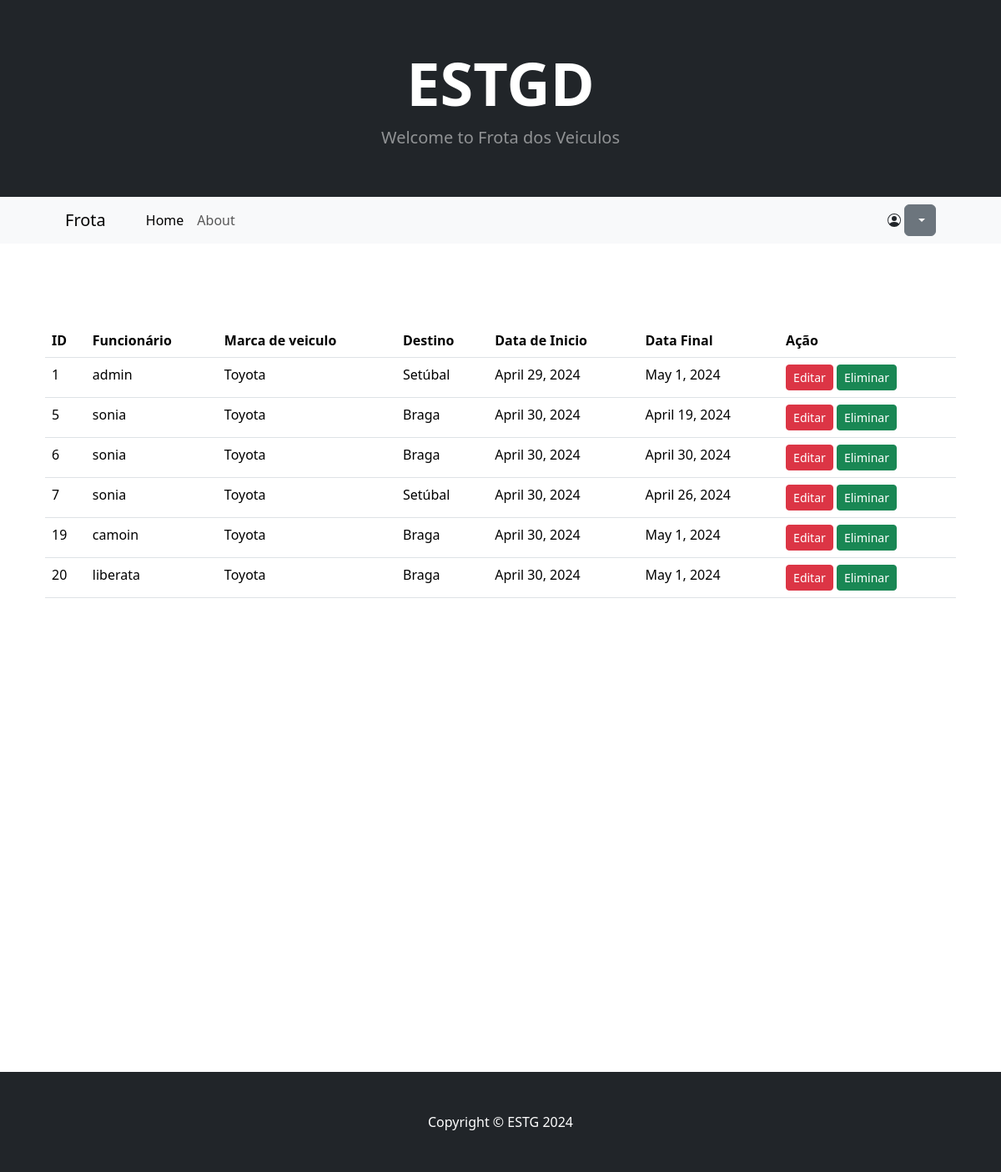
/frota/pedidorejeitadoList/, run on an earlier commit of the app's database.
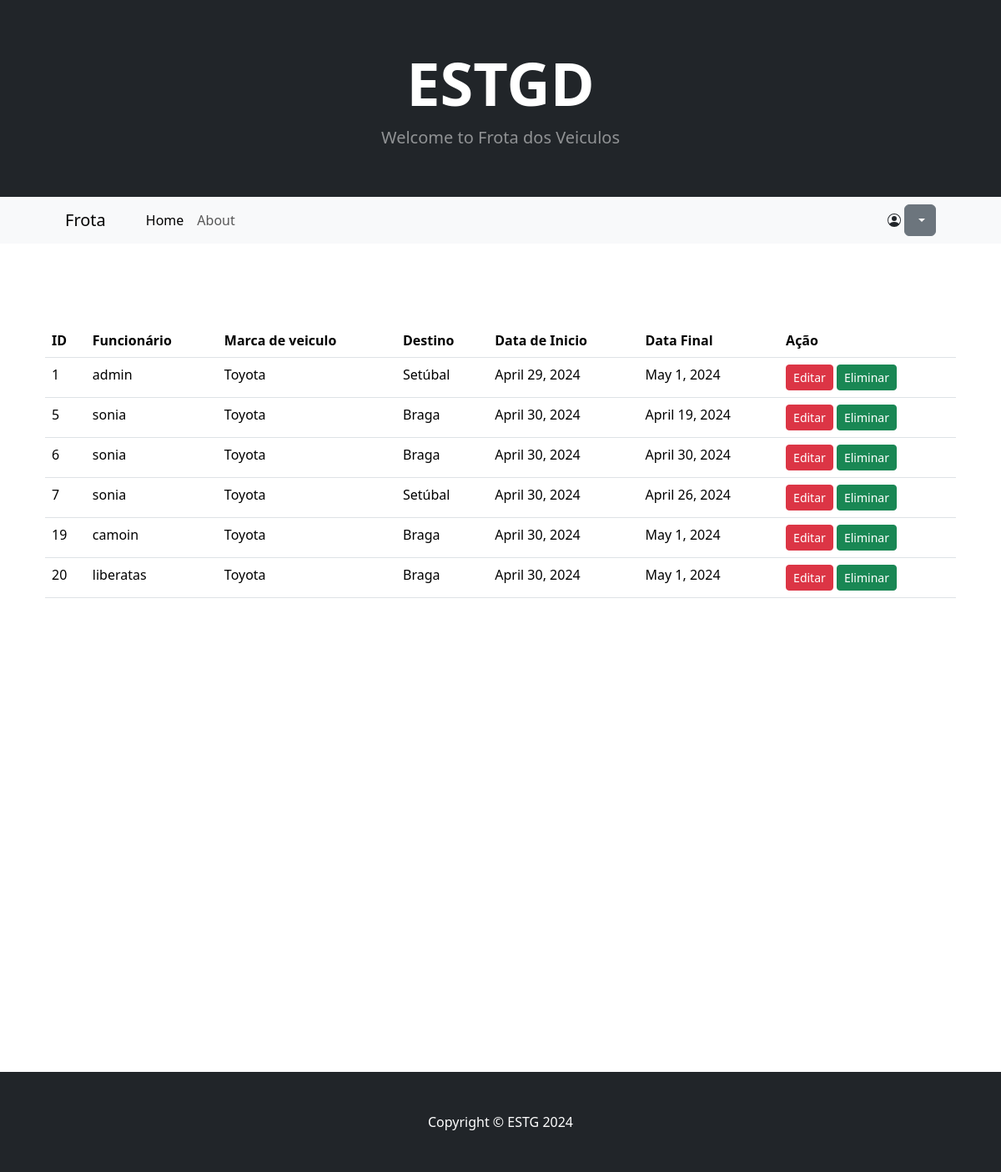
And on a later commit of the database.
### frota/models.py (models this page shows)
class Pedido(models.Model):
     user = models.ForeignKey(User, on_delete=models.CASCADE, related_name='userpedidos')
     veiculo = models.ForeignKey(Veiculo, on_delete=models.CASCADE, related_name='veiculopedido')
     data_inicio = models.DateField()
     data_fim = models.DateField()
     local = models.CharField(max_length=50)
     combustivel_inicial = models.IntegerField()
     combustivel_fim = models.IntegerField(default=0)
     kilometro_inicial = models.IntegerField(default=0)
     kilometro_final = models.IntegerField(default=0)
     confirmacao = models.BooleanField(default=False)

class User(AbstractUser):
    def __str__(self):
        return f'{self.username},{self.is_staff}'

class Veiculo(models.Model):
    matricula = models.CharField(max_length=50)
    marca = models.CharField(max_length=50)
    tipo_combustivel = models.CharField(max_length=50)
    description = models.TextField(max_length=100, blank=True, null=True, default='')
    image = models.ImageField(upload_to='uploads/veiculo')
    def __str__(self):
        return f'{self.marca}'

### frota/views.py (the view)
# urls.py: path('pedidorejeitadoList/', views.pedidorejeitadoList, name='pedidorejeitadoList'),
def pedidorejeitadoList(request):
    try:
        pedido = Pedido.objects.filter(confirmacao=Pedido.confirmacao !='False')
        return render(request, 'pedidoConfirmList.html', {'pedidos':pedido})
    except:
        messages.success(request, 'Erro o sistema não consegue carregar os dados!')
        return redirect('home')

### frota/templates/pedidoConfirmList.html (shortened to what this page needs)
{% extends 'base.html'%}
{% block content %}
{% include 'head.html'%}
{% include 'navbar.html'%}
  <section class="py-5">
            <div class="container px-4 px-lg-5 mt-5">
                <div class="row gx-4 gx-lg-5 row-cols-2 row-cols-md-3 row-cols-xl-4 justify-content-center">
                    <table class="table">
  <thead>
    <tr>
      <th scope="col">ID</th>
      <th scope="col">Funcionário</th>
      <th scope="col">Marca de veiculo</th>
      <th scope="col">Destino</th>
        <th scope="col">Data de Inicio</th>
      <th scope="col">Data Final</th>
      <th scope="col">Ação</th>
    </tr>
  </thead>
  <tbody>
  {% for pedido in pedidos %}
    <tr>
      <td>{{ pedido.pk }}</td>
      <td >{{ pedido.user.username }}</td>
        <td >{{ pedido.veiculo }}</td>
        <td >{{ pedido.local }}</td>
      <td >{{ pedido.data_inicio }}</td>
      <td >{{ pedido.data_fim }}</td>
      <td>
      <a class="btn btn-danger btn-sm " href="{% url 'editarpedido' pedido.pk%}" style="color: white">Editar</a>
         <a class="btn btn-success btn-sm " href="{% url 'eliminarpedido' pedido.pk%}" style="color: white">Eliminar</a>
      </td>
        {% endfor%}
    </tr>
  </tbody>
</table>
                         </div>
                        </div>
</section>
<br><br><br><br><br><br><br><br><br><br><br><br><br><br><br><br><br><br><br><br><br><b></b>
{% endblock %}

### frota/templates/base.html (shortened to what this page needs)
<!DOCTYPE html>
{% load static %}
<html lang="en">
    <head>
        <link href="https://cdn.jsdelivr.net/npm/bootstrap-icons@1.5.0/font/bootstrap-icons.css" rel="stylesheet" />
        <link href="{% static 'css/styles.css' %}" rel="stylesheet" />
    </head>
    <body>
        {% block content%}
        {% endblock%}
        <footer class="py-5 bg-dark">
            <div class="container"><p class="m-0 text-center text-white">Copyright &copy; ESTG 2024</p></div>
        </footer>
    </body>
</html>

### frota/templates/head.html (shortened to what this page needs)
 <header class="bg-dark py-5">
    <link href="https://cdn.jsdelivr.net/npm/bootstrap@5.3.3/dist/css/bootstrap.min.css" rel="stylesheet">
            <div class="container px-2 px-lg-2 my-2">
                <div class="text-center text-white">
                    <h1 class="display-2 fw-bolder">ESTGD</h1>
                    <p class="lead fw-normal text-white-50 mb-0"> Welcome to Frota dos Veiculos</p>
                </div>
            </div>
        </header>

### frota/templates/navbar.html (shortened to what this page needs)
        <nav class="navbar navbar-expand-lg navbar-light bg-light">
            <div class="container px-4 px-lg-5">
                <a class="navbar-brand" href="{% url 'home'%}">Frota</a>
                <div class="collapse navbar-collapse" id="navbarSupportedContent">
                    <ul class="navbar-nav me-auto mb-2 mb-lg-0 ms-lg-4">
                        <li class="nav-item"><a class="nav-link active" aria-current="page" href="{% url 'home'%}">Home</a></li>
                        <li class="nav-item"><a class="nav-link" href="{%url 'about'%}">About</a></li>
                    </ul>
                            <div class="dropdown">
                      <button class="btn btn-secondary dropdown-toggle" type="button" data-bs-toggle="dropdown" aria-expanded="false">
                      </button>
                    </div>
                </div>
            </div>
        </nav>

What changed in the data, as far as the page shows it:
changed through a linked row, Pedido id 20: user.username "liberata" → "liberatas"
